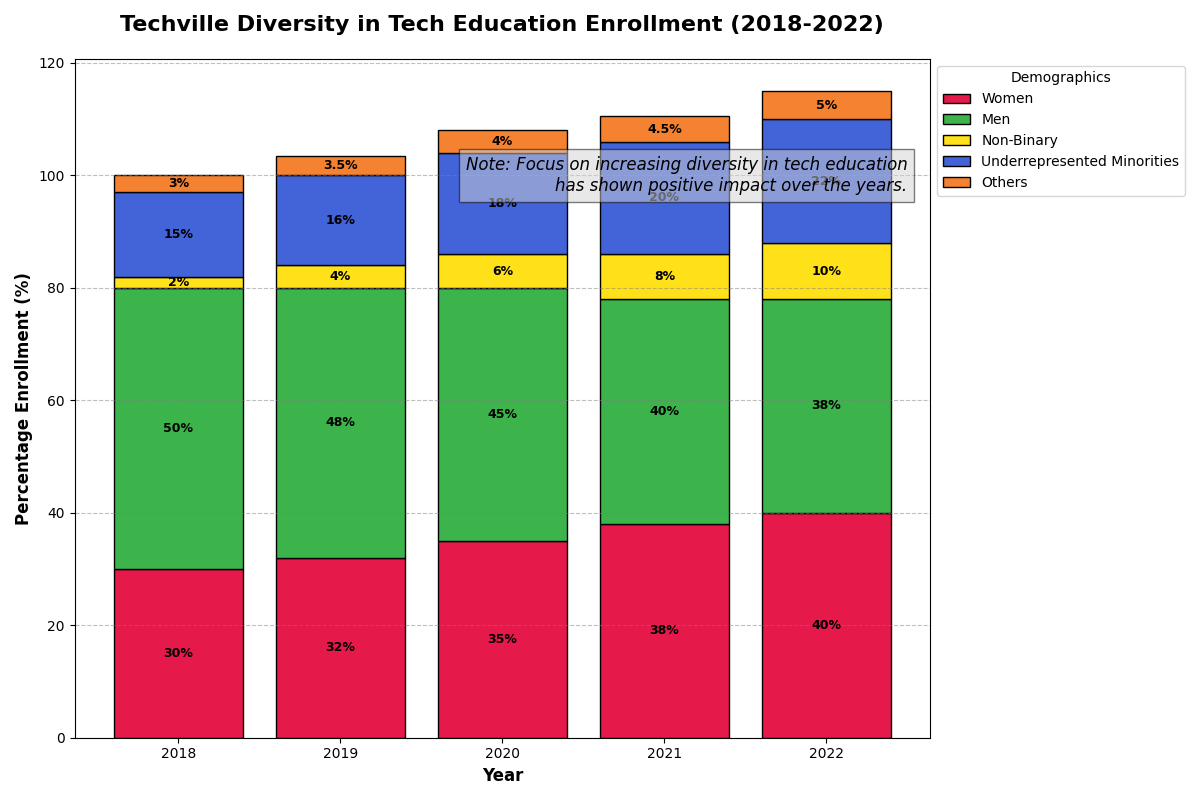

Generate this figure with Python:
import matplotlib.pyplot as plt
import numpy as np

# Define the years and demographics
years = ['2018', '2019', '2020', '2021', '2022']
demographics = ['Women', 'Men', 'Non-Binary', 'Underrepresented Minorities', 'Others']

# Enrollment data (percentage)
data = {
    'Women': [30, 32, 35, 38, 40],
    'Men': [50, 48, 45, 40, 38],
    'Non-Binary': [2, 4, 6, 8, 10],
    'Underrepresented Minorities': [15, 16, 18, 20, 22],
    'Others': [3, 3.5, 4, 4.5, 5]
}

# New colors for each demographic
colors = ['#e6194b', '#3cb44b', '#ffe119', '#4363d8', '#f58231']

# Prepare the data for stacked bar chart
def prepare_data(data, years):
    n_years = len(years)
    n_groups = len(data)
    y_offsets = np.zeros(n_years)
    y_data = []
    
    for key, values in data.items():
        y_data.append((y_offsets.copy(), values, key))
        y_offsets += values
    return y_data

y_data = prepare_data(data, years)

# Plot setup
fig, ax = plt.subplots(figsize=(12, 8))

# Plot each group as a stacked bar
for y_offset, values, label in y_data:
    ax.bar(years, values, bottom=y_offset, label=label, color=colors.pop(0), edgecolor='black')

# Title and axis labels
ax.set_title('Techville Diversity in Tech Education Enrollment (2018-2022)', fontsize=16, fontweight='bold', pad=20)
ax.set_ylabel('Percentage Enrollment (%)', fontsize=12, weight='bold')
ax.set_xlabel('Year', fontsize=12, weight='bold')

# Add legend
ax.legend(title='Demographics', loc='upper left', bbox_to_anchor=(1, 1))

# Adding data labels to each segment
for i, year in enumerate(years):
    for y_offset, values, label in y_data:
        ax.text(i, y_offset[i] + values[i] / 2, f'{values[i]}%', ha='center', va='center', 
                color='black', fontsize=9, weight='bold')

# Adding a note text box
ax.text(4.5, 100, 'Note: Focus on increasing diversity in tech education\nhas shown positive impact over the years.',
        fontsize=12, style='italic', ha='right', va='center',
        bbox={'facecolor': 'lightgray', 'alpha': 0.5, 'pad': 5})

# Enable grid lines for the y-axis
ax.yaxis.grid(True, linestyle='--', which='major', color='grey', alpha=0.5)

# Automatically adjust layout to avoid overlap
plt.tight_layout()

# Show plot
plt.show()
